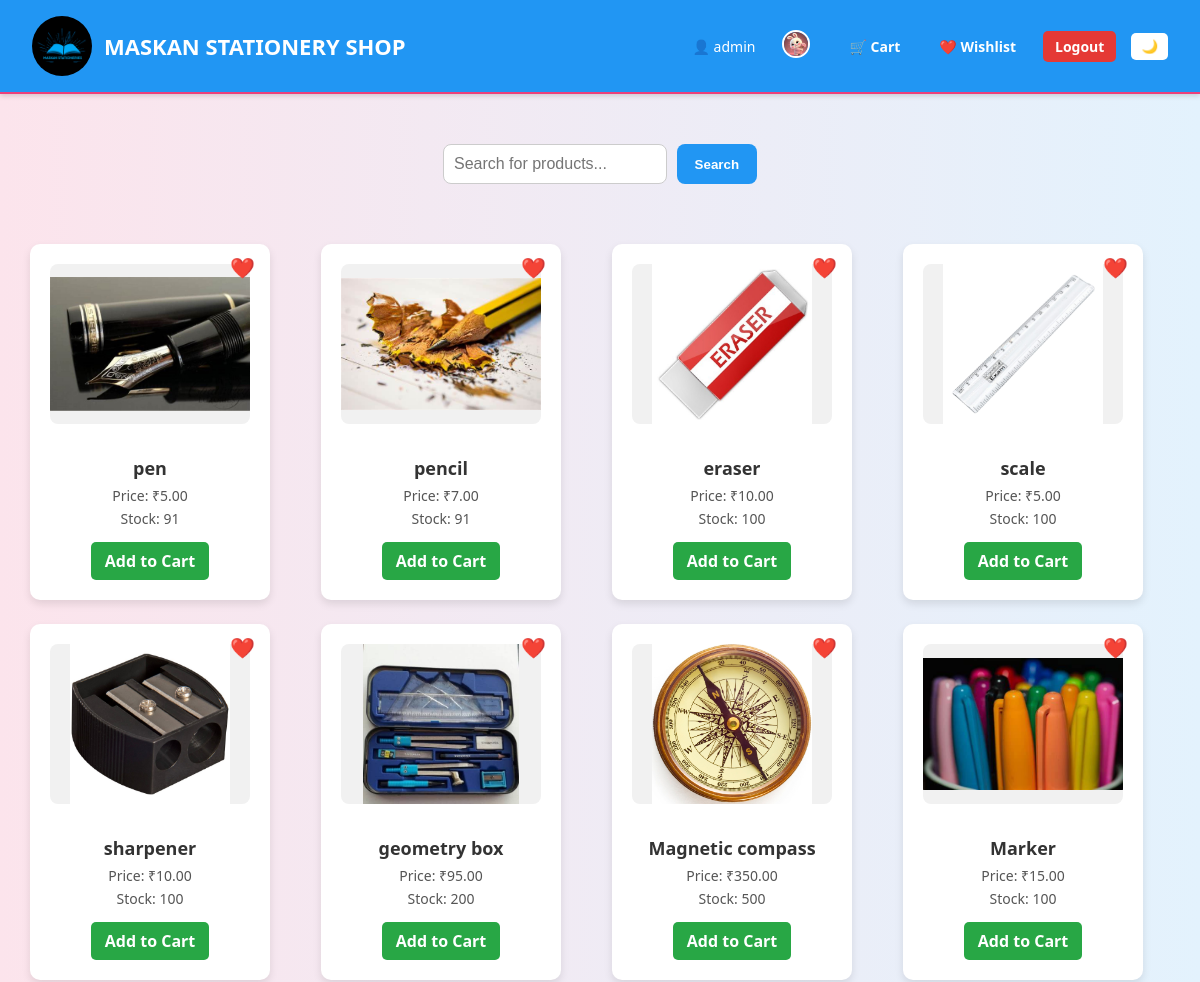
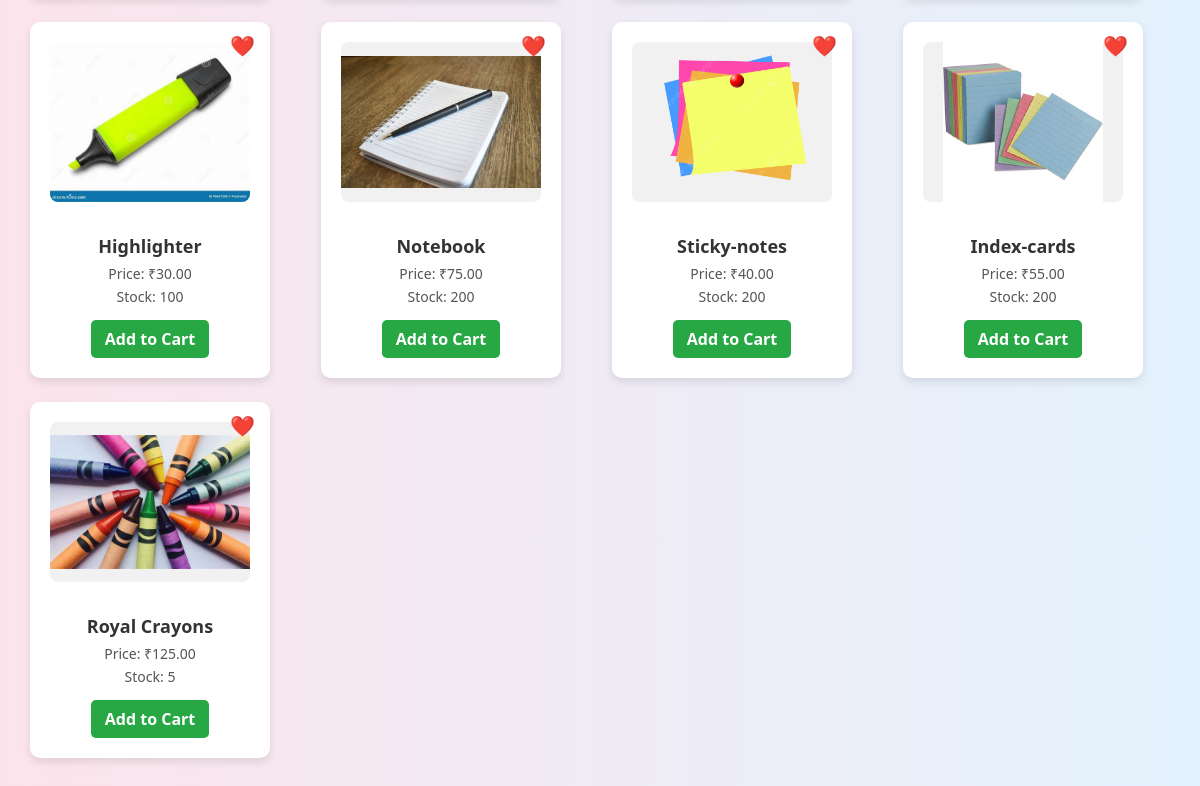
Screenshot of /shop.php (signed in) with the database file from the repository (2 pictures, top to bottom).
### tables this page shows
CREATE TABLE `users` (
  `id` int(11) NOT NULL,
  `username` varchar(50) NOT NULL,
  `password` varchar(255) NOT NULL,
  `role` enum('admin','customer') DEFAULT 'customer',
  `phone` varchar(20) DEFAULT NULL,
  `profile_picture` varchar(255) DEFAULT NULL,
  `email` varchar(255) DEFAULT NULL,
  `oauth_provider` varchar(50) DEFAULT 'local'
);

CREATE TABLE `inventory` (
  `id` int(11) NOT NULL,
  `item_name` varchar(100) NOT NULL,
  `price` decimal(10,2) NOT NULL DEFAULT 0.00,
  `quantity` int(11) NOT NULL,
  `image` varchar(255) DEFAULT NULL,
  `is_deleted` tinyint(1) DEFAULT 0
);

### shop.php (the view, shortened to what this page needs)
<?php
include 'db.php';
$username = $_SESSION['username'];
$stmt = $conn->prepare("SELECT profile_picture FROM users WHERE username = ?");
$stmt->bind_param("s", $username);
$stmt->execute();
$result = $stmt->get_result();
$user = $result->fetch_assoc();
$profile_picture = !empty($user['profile_picture']) && file_exists("uploads/" . $user['profile_picture'])
    ? "uploads/" . $user['profile_picture']
    : "default-user.png";
$search_term = "";
if (isset($_GET['search']) && !empty(trim($_GET['search']))) {
    $search_term = trim($_GET['search']);
    $stmt = $conn->prepare("SELECT * FROM inventory WHERE is_deleted = 0 AND quantity > 0 AND item_name LIKE ?");
    $like = "%" . $search_term . "%";
    $stmt->bind_param("s", $like);
    $stmt->execute();
    $products = $stmt->get_result();
} else {
    $products = $conn->query("SELECT * FROM inventory WHERE is_deleted = 0 AND quantity > 0");
}
?>
<!DOCTYPE html>
<html lang="en">
<head>
    <link rel="stylesheet" href="customer-style.css">
</head>
<body>
    <div class="header-bar">
        <div class="logo-title">
            <img src="logo.png" alt="Maskan Logo">
            <h1>MASKAN STATIONERY SHOP</h1>
        </div>
        <div class="header-links">
            <span>👤 <?= htmlspecialchars($_SESSION['username']) ?></span>
            <a href="profile.php" title="View Profile"><img src="<?= $profile_picture ?>" alt="Profile Picture"></a>
            <a href="cart.php" title="View Cart">🛒 Cart</a>
            <a href="wishlist.php" title="Wishlist">❤️ Wishlist</a>
            <a href="logout.php" style="background-color:#e53935;">Logout</a>
            <button class="toggle-btn" onclick="toggleDarkMode()">🌙</button>
        </div>
    </div>
    <form class="search-bar" method="GET" action="shop.php">
        <input type="text" name="search" placeholder="Search for products..." value="<?= htmlspecialchars($search_term) ?>">
        <button type="submit">Search</button>
    </form>
    <?php if ($products->num_rows > 0): ?>
    <div class="product-grid">
        <?php while ($row = $products->fetch_assoc()): ?>
            <div class="product">
                <a href="add-to-wishlist.php?id=<?= $row['id'] ?>" class="wishlist-icon" title="Add to Wishlist">❤️</a>
                <?php if (!empty($row['image']) && file_exists("uploads/" . $row['image'])): ?>
                    <img src="uploads/<?= htmlspecialchars($row['image']) ?>" alt="<?= htmlspecialchars($row['item_name']) ?>">
                <?php else: ?>
                    <div style="width:100%; height:160px; display:flex; align-items:center; justify-content:center; background:#eee; border-radius:8px;">No Image</div>
                <?php endif; ?>
                <h3><?= htmlspecialchars($row['item_name']) ?></h3>
                <p>Price: ₹<?= number_format($row['price'], 2) ?></p>
                <p>Stock: <?= $row['quantity'] ?></p>
                <a href="add-to-cart.php?id=<?= $row['id'] ?>" class="btn">Add to Cart</a>
            </div>
        <?php endwhile; ?>
    </div>
    <?php else: ?>
        <p class="no-results">No products found for "<?= htmlspecialchars($search_term) ?>".</p>
    <?php endif; ?>
</body>
</html>

### customer-style.css (style rules this page uses)
* { box-sizing: border-box; margin: 0; padding: 0; }
body { font-family: 'Segoe UI', Tahoma, Geneva, Verdana, sans-serif; background: linear-gradient(to right, #fce4ec, #e3f2fd); color: #2c3e50; display: flex; flex-direction: column; align-items: center; min-height: 100vh; }
.header-bar { width: 100%; max-width: 1200px; display: flex; justify-content: space-between; align-items: center; padding: 20px 30px; background-color: #90caf9; border-bottom: 2px solid #ec407a; box-shadow: 0 4px 8px rgba(0, 0, 0, 0.1); margin-bottom: 30px; }
.header-bar h1 { font-size: 26px; color: white; }
.header-links { display: flex; align-items: center; gap: 20px; font-size: 14px; }
.header-links a { color: #ffffff; text-decoration: none; font-weight: bold; }
.toggle-btn { padding: 6px 12px; background-color: #ec407a; color: #fff; border: none; border-radius: 5px; cursor: pointer; font-weight: bold; }
.container, .product-grid { width: 100%; max-width: 1200px; display: flex; justify-content: center; flex-wrap: wrap; gap: 25px; padding: 20px; }
.product { width: 240px; background-color: #fce4ec; border-radius: 10px; padding: 20px; box-shadow: 0 0 10px rgba(0,0,0,0.1); text-align: center; transition: transform 0.2s ease; }
.product img { width: 100%; height: 160px; object-fit: contain; margin-bottom: 15px; border-radius: 8px; }
.product h3 { font-size: 18px; color: #3949ab; margin-bottom: 5px; }
.product p { font-size: 14px; color: #7b1fa2; margin: 5px 0; }
.btn { display: inline-block; margin-top: 10px; padding: 8px 16px; background: #28a745; color: white; text-decoration: none; border-radius: 5px; font-weight: bold; }

### shop.php (style rules this page uses)
body { margin: 0; font-family: 'Segoe UI', sans-serif; background-color: #f4f4f4; }
.header-bar { background-color: #2196f3; color: #fff; display: flex; justify-content: space-between; align-items: center; padding: 16px 32px; box-shadow: 0 2px 5px rgba(0, 0, 0, 0.15); }
.logo-title { display: flex; align-items: center; gap: 12px; }
.logo-title img { height: 60px; width: auto; border-radius: 50%; }
.header-bar h1 { margin: 0; font-size: 22px; }
.header-links { display: flex; align-items: center; gap: 15px; }
.header-links a { color: #fff; text-decoration: none; padding: 6px 12px; border-radius: 5px; font-weight: bold; transition: background 0.3s ease; }
.header-links img { height: 28px; width: 28px; object-fit: cover; border-radius: 50%; border: 2px solid white; }
.toggle-btn { cursor: pointer; padding: 6px 10px; border: none; background-color: #fff; color: #2196f3; border-radius: 5px; font-weight: bold; transition: background 0.3s ease; }
.search-bar { max-width: 600px; margin: 20px auto; display: flex; justify-content: center; gap: 10px; }
.search-bar input[type="text"] { padding: 10px; width: 70%; font-size: 16px; border: 1px solid #ccc; border-radius: 8px; }
.search-bar button { padding: 10px 18px; background-color: #2196f3; color: white; border: none; border-radius: 8px; font-weight: bold; cursor: pointer; }
.product-grid { display: grid; grid-template-columns: repeat(auto-fill, minmax(220px, 1fr)); gap: 24px; padding: 40px 30px; max-width: 1200px; margin: auto; }
.product { background-color: #ffffff; border-radius: 10px; padding: 20px; text-align: center; box-shadow: 0 4px 8px rgba(0, 0, 0, 0.1); transition: transform 0.2s ease; position: relative; }
.product img { width: 100%; height: 160px; object-fit: contain; border-radius: 8px; background: #f1f1f1; }
.product h3 { margin: 12px 0 6px; color: #333; }
.product p { margin: 4px 0; color: #555; }
.btn { background-color: #28a745; color: white; padding: 8px 14px; border-radius: 5px; text-decoration: none; font-weight: bold; display: inline-block; margin-top: 10px; }
.wishlist-icon { font-size: 20px; color: #e91e63; position: absolute; top: 10px; right: 15px; text-decoration: none; }

### rows the page displays
users: profile_picture (picture)
inventory: image (picture), item_name "pen", price "5.00", quantity "91"
inventory: image+item_name (picture), item_name "pencil", price "7.00", quantity "91"
inventory: image+item_name (picture), item_name "eraser", price "10.00", quantity "100"
inventory: image+item_name (picture), item_name "scale", price "5.00", quantity "100"
inventory: image+item_name (picture), item_name "sharpener", price "10.00", quantity "100"
inventory: image (picture), item_name "geometry box", price "95.00", quantity "200"
inventory: image (picture), item_name "Magnetic compass", price "350.00", quantity "500"
inventory: image (picture), item_name "Marker", price "15.00", quantity "100"
inventory: image (picture), item_name "Highlighter", price "30.00", quantity "100"
inventory: image (picture), item_name "Notebook", price "75.00", quantity "200"
inventory: image (picture), item_name "Sticky-notes", price "40.00", quantity "200"
inventory: image (picture), item_name "Index-cards", price "55.00", quantity "200"
inventory: image (picture), item_name "Royal Crayons", price "125.00", quantity "5"

### other values shown
$_SESSION['username'] "admin"
